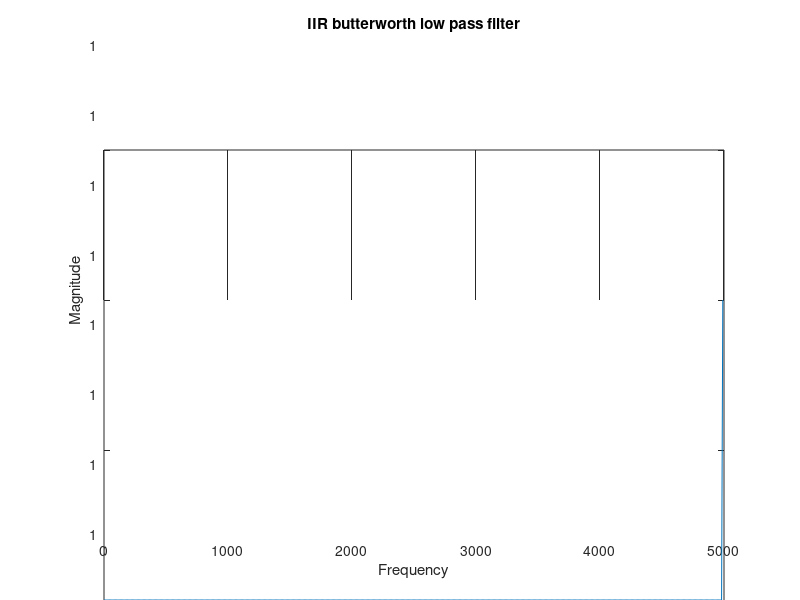

The MATLAB source for this figure: (Note: this script raises an error after producing the figure.)
%. Design an IIR Butterworth low-pass filter, given the following specifications. Also plot the frequency response. Specifications: rp = 1dB, rs = 40dB, fp = 100Hz and fs = 500Hz. Take sampling frequency as 10kHz.
clc;
clear all;
fs=500
fp=100
rp=1
rs=40
fsample=10000
wp=2*pi*fp;
ws=2*pi*fs;
[N, Wc]=buttord(wp,ws,rp,rs,'s')
[z,p,k] = butter(N,Wc,'s');
[zd,pd,kd] = bilinear(z,p,k,fsample)
[b,a] = zp2tf(zd,pd,kd)
[hb,wb] = freqz(b,a);
figure
plot(wb*fsample/(2*pi),abs(hb))
title('IIR butterworth low pass filter')
xlabel('Frequency')
ylabel('Magnitude')
lpFilt = designfilt('lowpassiir','FilterOrder',4,'PassbandFrequency',0.01,'PassbandRipple',1,'SampleRate',10000)
zplane(lpFilt)
